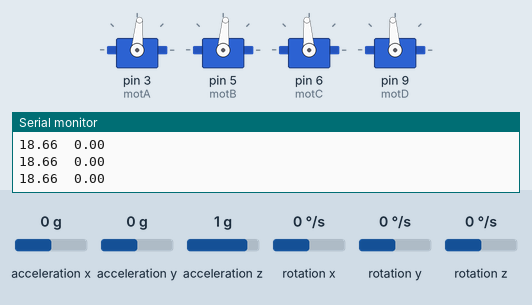
A sketch run on a simulated Arduino Uno, built with avr-gcc and run on an emulated ATmega328P. Shown: 4 × servo, the last lines printed to the serial monitor. Wiring (inferred from the names in the program): MPU-6050 motion sensor at I2C address 0x68. The test bench sets the inputs (shaded band); at power-on: acceleration x 0 g, rotation y 0 °/s, acceleration y 0 g, acceleration z 1 g, rotation x 0 °/s, rotation z 0 °/s.

Above: at 6.8 s.
6.9 s: acceleration x set to 0.8 g
At 7.26 s:
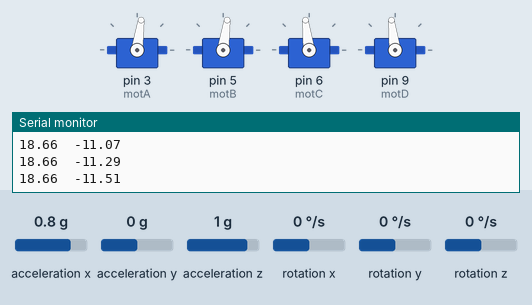
9.9 s: rotation y set to -192 °/s
At 10.17 s:
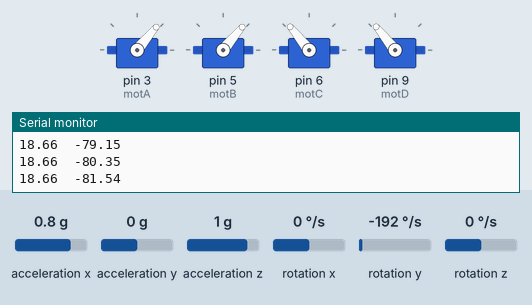
12.9 s: rotation y set to -100 °/s
15.9 s: acceleration y set to -1.4 g
At 16.23 s:
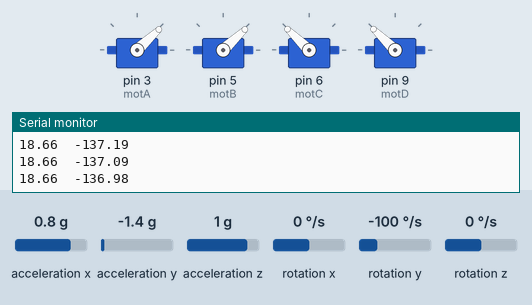
Timing chart, 0 to 19.2 s (numbered marks = the images above; inputs shaded):
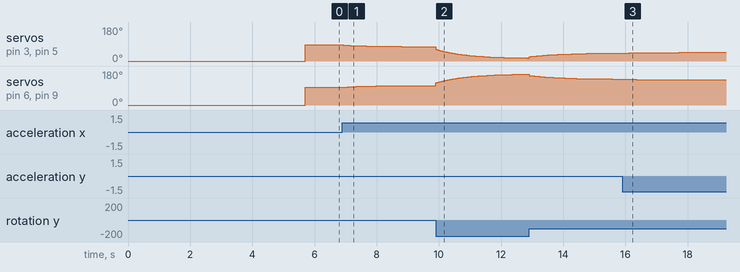

Measured:
- after the input at 6.9 s, servo on pin 3 (motA), servo on pin 5 (motB): moves from 85° to 75° over 2.8 s, starting at once; servo on pin 6 (motC), servo on pin 9 (motD): moves from 94° to 103° over 2.0 s, starting after 0.05 s
- after the input at 9.9 s, servo on pin 3 (motA), servo on pin 5 (motB): moves from 75° to 15° over 2.9 s, starting at once
- after the input at 15.9 s, servo on pin 3 (motA), servo on pin 5 (motB): 42° → 43° after 0.23 s instead of 2.0 s; servo on pin 6 (motC), servo on pin 9 (motD): 137° → 136° after 0.13 s instead of 0.72 s

The sketch:

full_code.ino
```cpp
#include <Servo.h>
#include "PPMReader.h"
#include <Wire.h>
#include <SoftwareSerial.h>
//----------------------------제어주기-----------------------
#define MCU_CONTROL_RATE 8
// ------------------------------motor-----------------------------------------
#define MIN_PULSE_LENGTH 1000
#define MAX_PULSE_LENGTH 2000

Servo motA, motB, motC, motD;
char data;
int motorA, motorB, motorC, motorD;
//ㅡㅡㅡㅡㅡㅡㅡㅡㅡㅡㅡppm엔코더ㅡㅡㅡㅡㅡㅡㅡㅡㅡㅡ//
byte interruptPin = 2;
byte chAmount = 8;
PPMReader ppm(interruptPin, chAmount);
double ch_array[9];

unsigned long t=0;
int prev_ch_array = 1000;
int throttle;
//-------------MPU----------------------------------------------
const int MPU_ADDR = 0x68;
int16_t AcX, AcY, AcZ, Tmp, GyX, GyY, GyZ;
double angleAcX, angleAcY, angleAcZ;
double angleGyX, angleGyY, angleGyZ;
double angleFiX, angleFiY, angleFiZ;
double angvelFiX, angvelFiY, angvelFiZ;

const double RADIAN_TO_DEGREE = 180 / 3.14159;
const double DEG_PER_SEC = 32767 / 250;    // 1초에 회전하는 각도
const double ALPHA = 0.992;

unsigned long now = 0;   // 현재 시간 저장용 변수
unsigned long past = 0;  // 이전 시간 저장용 변수
unsigned long until = 0;
double dt = 0;           // 한 사이클 동안 걸린 시간 변수

double now_DT = 0;           // 한 사이클 동안 걸린 시간 변수
double past_DT = 0;           // 한 사이클 동안 걸린 시간 변수
double DT = 0;           // 한 사이클 동안 걸린 시간 변수
double free_dt = 0;

double averAcX, averAcY, averAcZ;
double averGyX, averGyY, averGyZ;
//ㅡㅡㅡㅡㅡㅡㅡㅡㅡㅡㅡㅡㅡㅡ이중루프 PIDㅡㅡㅡㅡㅡㅡㅡㅡㅡㅡㅡㅡㅡㅡㅡㅡㅡㅡㅡㅡㅡㅡ
float roll_target_angle = 0;
float roll_angle_in;
float roll_rate_in;
float roll_stabilize_kp = 3;
float roll_stabilize_ki = 0.01;
float roll_rate_kp = 0.4;
float roll_rate_ki = 1;
float roll_rate_kd = 0.015;
float roll_stabilize_iterm;
float roll_rate_iterm;
float roll_rate_dterm;
float roll_output;

float pitch_target_angle = 0;
float pitch_angle_in;
float pitch_rate_in;
float pitch_stabilize_kp = 3.5;
float pitch_stabilize_ki = 0;
float pitch_rate_kp = 0.4;
float pitch_rate_ki = 0;
float pitch_rate_kd = 0.0001;
float pitch_stabilize_iterm;
float pitch_rate_iterm;
float pitch_rate_dterm;
float pitch_output;
float pitch_output_prev;

float yaw_target_angle = 0.0;
float yaw_angle_in;
float yaw_rate_in;
float yaw_stabilize_kp = 1;
float yaw_stabilize_ki = 0;
float yaw_rate_kp = 0.4;
float yaw_rate_ki = 0;
float yaw_rate_kd = 0;
float yaw_stabilize_iterm;
float yaw_rate_iterm;
float yaw_rate_dterm;
float yaw_output;

void setup()
{
  Serial.begin(115200);

  initMPUSensor();

  motA.attach(3, MIN_PULSE_LENGTH, MAX_PULSE_LENGTH);
  motB.attach(5, MIN_PULSE_LENGTH, MAX_PULSE_LENGTH);
  motC.attach(6, MIN_PULSE_LENGTH, MAX_PULSE_LENGTH);
  motD.attach(9, MIN_PULSE_LENGTH, MAX_PULSE_LENGTH);

  motA.writeMicroseconds(MIN_PULSE_LENGTH);
  motB.writeMicroseconds(MIN_PULSE_LENGTH);
  motC.writeMicroseconds(MIN_PULSE_LENGTH);
  motD.writeMicroseconds(MIN_PULSE_LENGTH);

  delay(5000);

  caliSensor();
  past = millis();
}


void loop()
{
  past_DT = free_dt;

  getangle();

  for (byte ch = 0; ch <= chAmount; ++ch)
  {
    ch_array[ch] = ppm.latestValidChannelValue(ch, 0);
  }

  if (ch_array[4] < 1090) ch_array[4] = 1000;
  ch_array[4] = map(ch_array[4], 1100, 1904, 1000, 2000);
  if (ch_array[4] == 0) ch_array[4] = prev_ch_array;

  ch_array[8] = mapping((double)ch_array[8], 1100.0, 1904.0, 15.0, -15.0);
  ch_array[2] = mapping((double)ch_array[2], 1100.0, 1904.0, 15.5, -14.5);
  ch_array[3] = mapping((double)ch_array[3], 1100.0, 1904.0, -15.0, 15.0);

  throttle = ch_array[4];
  pitch_target_angle = ch_array[8];
  roll_target_angle = ch_array[2];
  yaw_target_angle = ch_array[3];

  if(throttle < 1050)
  {
    motorA = throttle;
    motorB = throttle;
    motorC = throttle;
    motorD = throttle;
  }
  else if(throttle >= 1050)
  {
    calcYPRtoDualPID();

    motorA = throttle - pitch_output;// - roll_output + yaw_output;
    motorB = throttle - pitch_output;// + roll_output - yaw_output;
    motorC = throttle + pitch_output;// - roll_output - yaw_output;
    motorD = throttle + pitch_output;// + roll_output + yaw_output;
  }

  motA.writeMicroseconds(motorA);
  motB.writeMicroseconds(motorB);
  motC.writeMicroseconds(motorC);
  motD.writeMicroseconds(motorD);

  while(free_dt - past_DT < MCU_CONTROL_RATE)
  {
    free_dt = millis();
  }

  dt = (free_dt - past_DT)/1000.0;

  Serial.print(pitch_target_angle);
  Serial.print('\t');
  Serial.println(angleFiY);
;

}

void initMPUSensor()
{
  Wire.begin();
  Wire.beginTransmission(MPU_ADDR);   // I2C 통신용 어드레스(주소)
  Wire.write(0x6B);    // MPU6050과 통신을 시작하기 위해서는 0x6B번지에
  Wire.write(0);
  Wire.endTransmission(true);

  Wire.write(0x1A);    //
  Wire.write(0x03);     //  DLPF 10Hz = 0x05, DLPF 260Hz = 0x00 //0x02 42Hz 0x03
  Wire.endTransmission(true);

  Wire.write(0x1C);    //
  Wire.write(0x10);     //
  Wire.endTransmission(true);
}

void getangle()
{
  getData();

  double las_angle_gx = angleFiX;
  double las_angle_gy = angleFiY;
  double las_angle_gz = angleFiZ;

  angleAcX = atan(AcY / sqrt(pow(AcX, 2) + pow(AcZ, 2))) * 180 / PI;
  //angleAcX *= RADIAN_TO_DEGREE;
  angleAcY = atan(-AcX / sqrt(pow(AcY, 2) + pow(AcZ, 2))) * 180 / PI;
  //angleAcY *= RADIAN_TO_DEGREE;

  angvelFiX = ((GyX - averGyX) / DEG_PER_SEC);
  angvelFiY = ((GyY - averGyY) / DEG_PER_SEC);
  angvelFiZ = ((GyZ - averGyZ) / DEG_PER_SEC);

  double angleTmpX = las_angle_gx + angvelFiX * dt;
  double angleTmpY = las_angle_gy + angvelFiY * dt;
  double angleTmpZ = las_angle_gz + angvelFiZ * dt;

  angleFiX = ALPHA * angleTmpX + (1.0 - ALPHA) * angleAcX;
  angleFiY = ALPHA * angleTmpY + (1.0 - ALPHA) * angleAcY;
  angleFiZ = angleGyZ;

  if(angleFiZ >= 360)
  {
    angleFiZ = angleFiZ - 360;
  }
  else if(angleFiZ <= -360)
  {
    angleFiZ = angleFiZ + 360;
  }

}

void getData()
{
  Wire.beginTransmission(MPU_ADDR);
  Wire.write(0x3B);
  Wire.endTransmission(false);
  Wire.requestFrom(MPU_ADDR, 14, true);

  AcX = Wire.read() << 8 | Wire.read();
  AcY = Wire.read() << 8 | Wire.read();
  AcZ = Wire.read() << 8 | Wire.read();
  Tmp = Wire.read() << 8 | Wire.read();
  GyX = Wire.read() << 8 | Wire.read();
  GyY = Wire.read() << 8 | Wire.read();
  GyZ = Wire.read() << 8 | Wire.read();
}

void caliSensor()
{
  double sumAcX = 0 , sumAcY = 0, sumAcZ = 0;
  double sumGyX = 0 , sumGyY = 0, sumGyZ = 0;

  getData();

  for (int i=0;i<100;i++) {
    getData();
    sumAcX+=AcX;  sumAcY+=AcY;  sumAcZ+=AcZ;
    sumGyX+=GyX;  sumGyY+=GyY;  sumGyZ+=GyZ;
    delay(5);
  }

  averAcX=sumAcX/100;  averAcY=sumAcY/100;  averAcZ=sumAcY/100;
  averGyX=sumGyX/100;  averGyY=sumGyY/100;  averGyZ=sumGyZ/100;
}

void dualPID(float target_angle,
             float angle_in,
             float rate_in,
             float stabilize_kp,
             float stabilize_ki,
             float rate_kp,
             float rate_ki,
             float rate_kd,
             float &stabilize_iterm,
             float &rate_iterm,
             float &rate_dterm,
             float &output
             ){
  float angle_error;
  float desired_rate;
  float rate_error;
  float stabilize_pterm, rate_pterm;
  float rate_prev_dterm;
  float prev_rate;

  angle_error = target_angle - angle_in;

  stabilize_pterm = stabilize_kp * angle_error;
  stabilize_iterm += stabilize_ki * angle_error * dt; //안정화 적분항//

  desired_rate = stabilize_pterm;

  rate_error = desired_rate - rate_in;

  rate_pterm = rate_kp * rate_error; //각속도 비례항//
  rate_iterm += rate_ki * rate_error * dt; //각속도 적분항//
  rate_dterm = -((rate_in - prev_rate)/dt)*rate_kd;

  rate_dterm = rate_prev_dterm*0.9 + rate_dterm*0.1;

  if(stabilize_iterm > 100)
  {
    stabilize_iterm = 100;
  }
  else if(stabilize_iterm < -100)
  {
    stabilize_iterm = -100;
  }

  if(rate_iterm > 50)
  {
    rate_iterm = 50;
  }
  else if(rate_iterm < -50)
  {
    rate_iterm = -50;
  }

  output = rate_pterm + rate_iterm + stabilize_iterm + rate_dterm;

  prev_rate = rate_in;
}

void calcYPRtoDualPID(){
  roll_angle_in = angleFiX;
  roll_rate_in = angvelFiX;

  dualPID(roll_target_angle,
          roll_angle_in,
          roll_rate_in,
          roll_stabilize_kp,
          roll_stabilize_ki,
          roll_rate_kp,
          roll_rate_ki,
          roll_rate_kd,
          roll_stabilize_iterm,
          roll_rate_iterm,
          roll_rate_dterm,
          roll_output
  );

  pitch_angle_in = angleFiY;
  pitch_rate_in = angvelFiY;

  dualPID(pitch_target_angle,
          pitch_angle_in,
          pitch_rate_in,
          pitch_stabilize_kp,
          pitch_stabilize_ki,
          pitch_rate_kp,
          pitch_rate_ki,
          pitch_rate_kd,
          pitch_stabilize_iterm,
          pitch_rate_iterm,
          pitch_rate_dterm,
          pitch_output
  );

  yaw_angle_in = angleFiZ;
  yaw_rate_in = angvelFiY;

  dualPID(yaw_target_angle,
          yaw_angle_in,
          yaw_rate_in,
          yaw_stabilize_kp,
          yaw_stabilize_ki,
          yaw_rate_kp,
          yaw_rate_ki,
          yaw_rate_kd,
          yaw_stabilize_iterm,
          yaw_rate_iterm,
          yaw_rate_dterm,
          yaw_output
  );
}

double mapping(float x, float b, float c, float d, float e)
{
  double k = ((d-e)/(b-c));
  double result = k*(x-1500)+((d+e)/2);

  return result;
}
```
